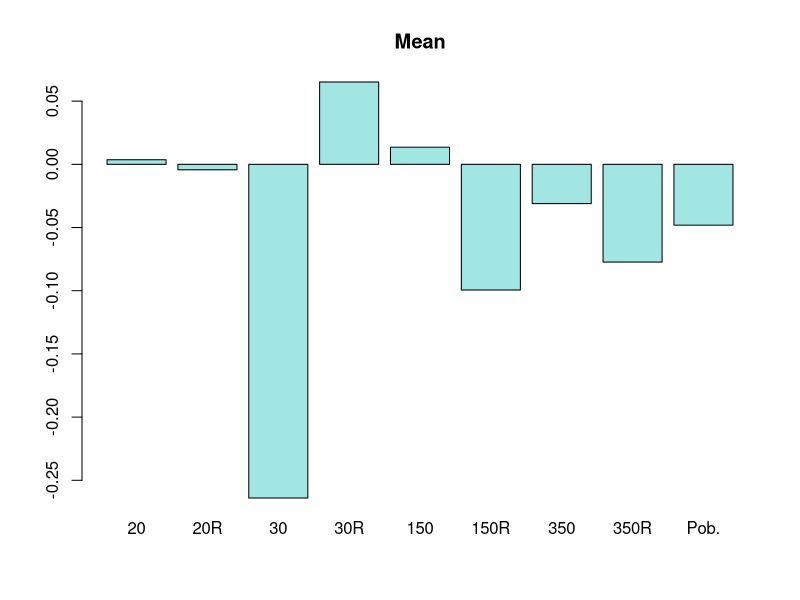
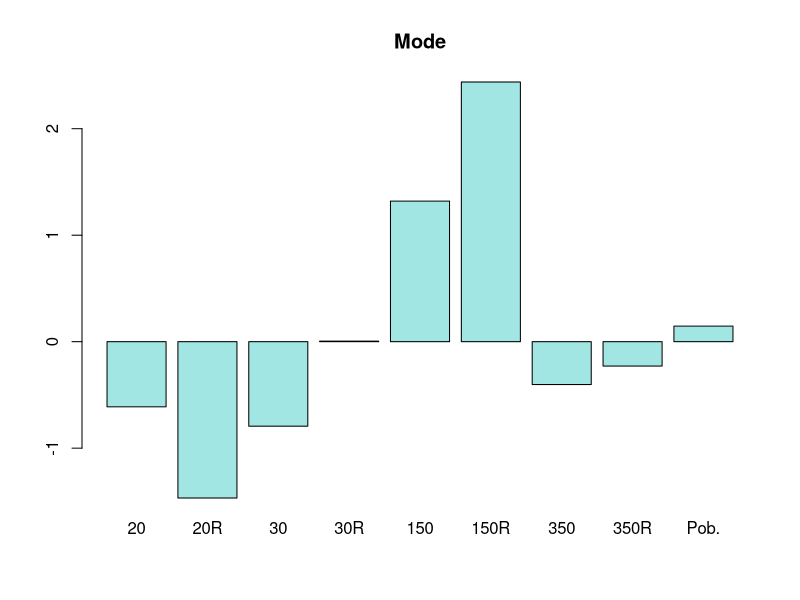
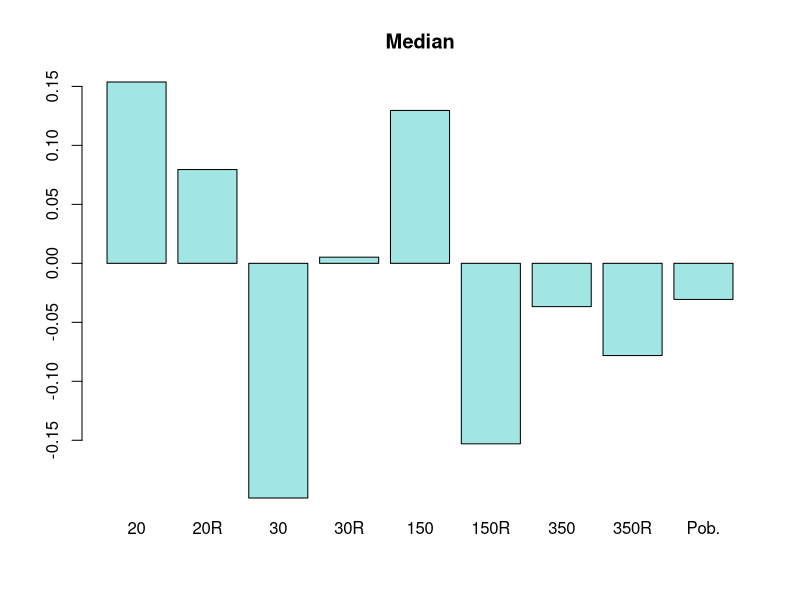
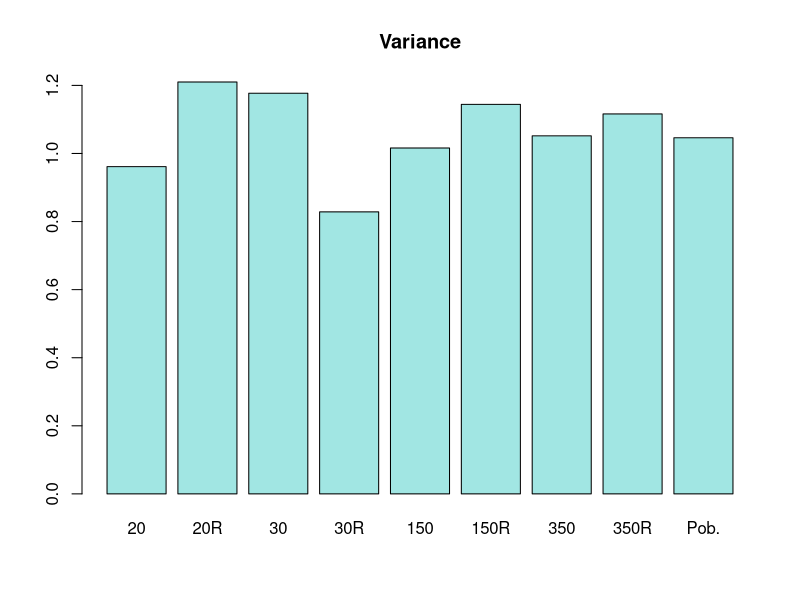
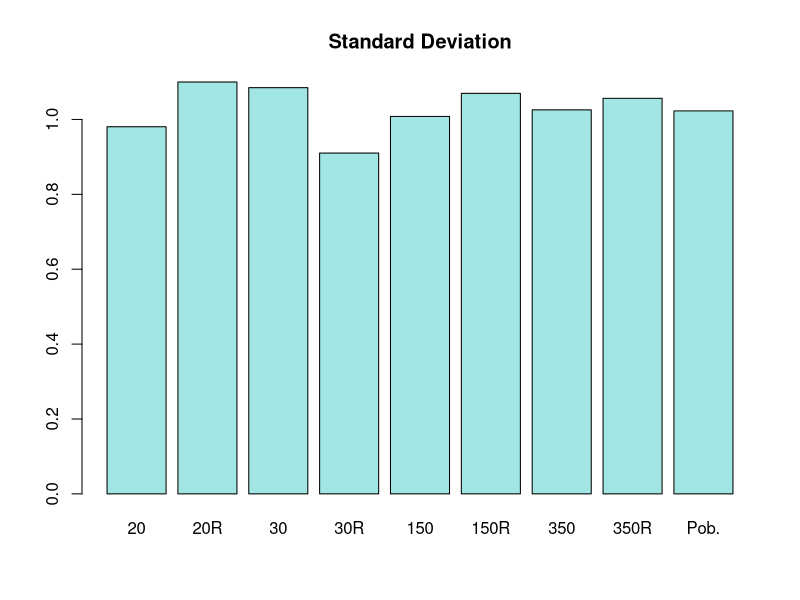
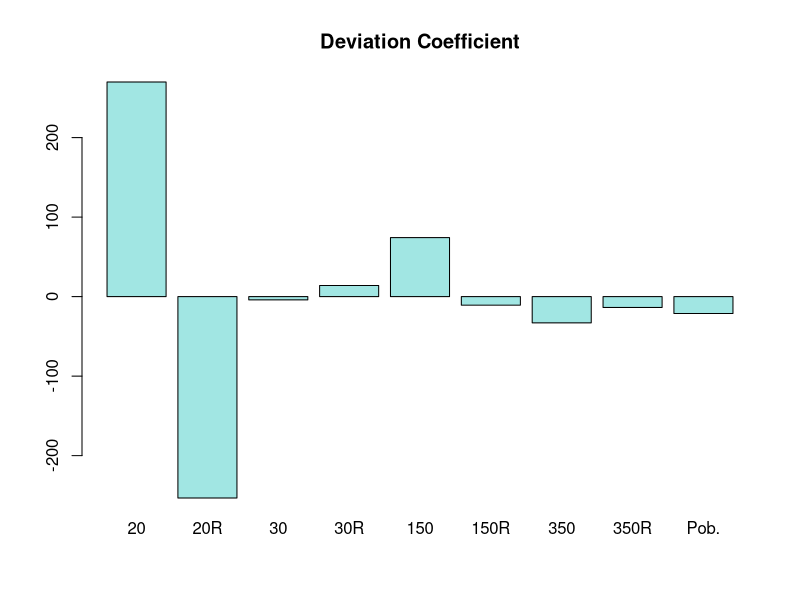

Write the R code that produced these figures, in order.
get_measures = function(x) {
	return(c(mean(x), getmode(x), median(x), var(x), sd(x), sd(x) / mean(x)))
}

getmode <- function(v) {
	uniqv <- unique(v)
	uniqv[which.max(tabulate(match(v, uniqv)))]
}

poblation = rnorm(500)

sample_350 = sample(poblation,size=350,replace=FALSE)
sample_150 = sample(poblation,size=150,replace=FALSE)
sample_30 = sample(poblation,size=30,replace=FALSE)
sample_20 = sample(poblation,size=20,replace=FALSE)

sample_350_r = sample(poblation,size=350,replace=TRUE)
sample_150_r = sample(poblation,size=150,replace=TRUE)
sample_30_r = sample(poblation,size=30,replace=TRUE)
sample_20_r = sample(poblation,size=20,replace=TRUE)

# getting measure values

measures = c(
	get_measures(sample_20),
	get_measures(sample_20_r),
	get_measures(sample_30),
	get_measures(sample_30_r),
	get_measures(sample_150),
	get_measures(sample_150_r),
	get_measures(sample_350),
	get_measures(sample_350_r),
	get_measures(poblation)
)

# generating bar plots for c)

bar_names = c(
	"20",
	"20R",
	"30",
	"30R",
	"150",
	"150R",
	"350",
	"350R",
	"Pob."
)

graphic_names = c("Mean", "Mode", "Median", "Variance", "Standard Deviation", "Deviation Coefficient")
cols = length(graphic_names)

M = t(matrix(measures, ncol=cols, byrow=TRUE))

for(i in c(1:cols)) 
	barplot(M[i,], names.arg=bar_names, main=graphic_names[i], col="#a1e6e3")
